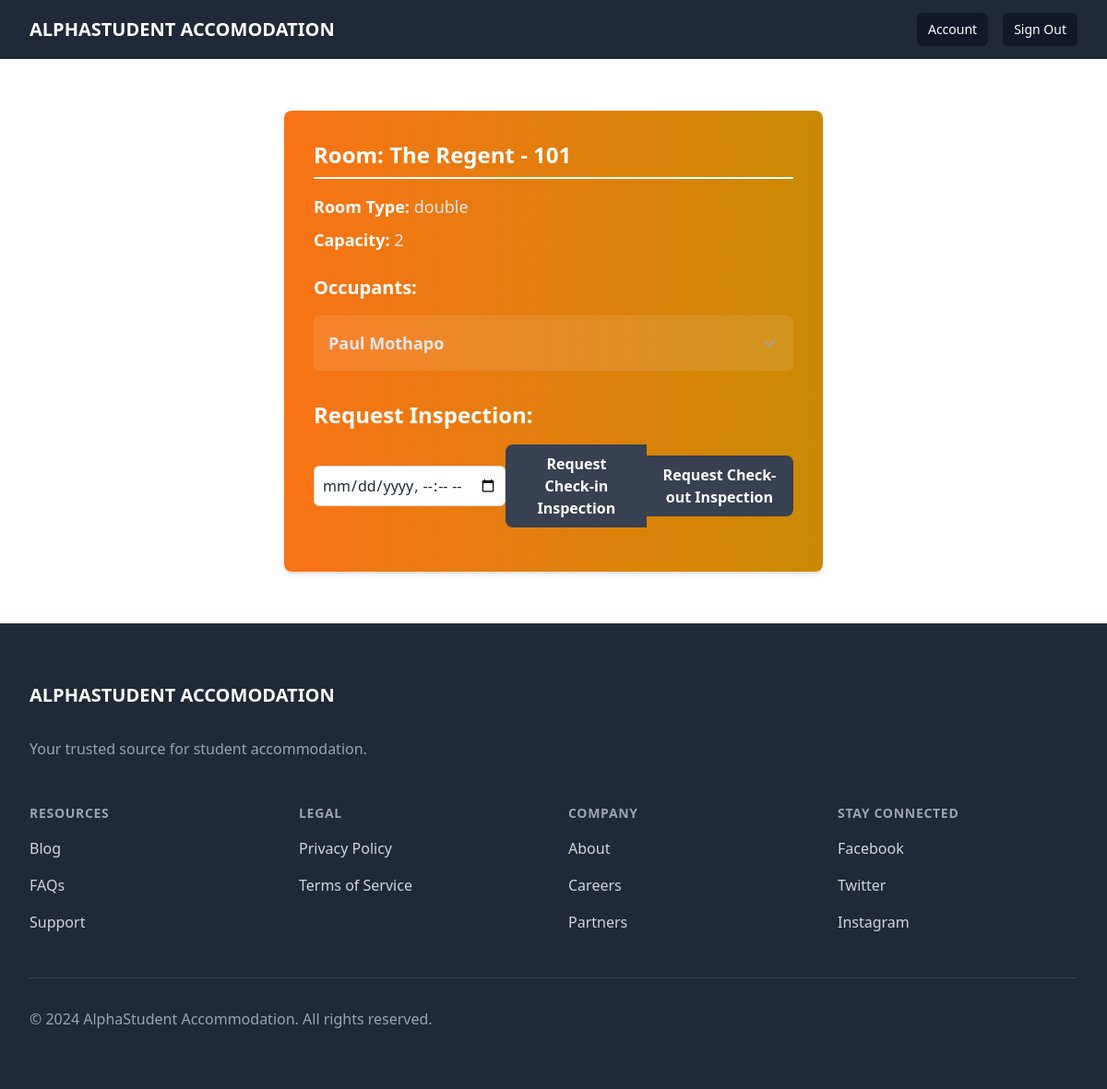
Before: /accommodations/rooms/room/1/ (signed in) with the older database file.
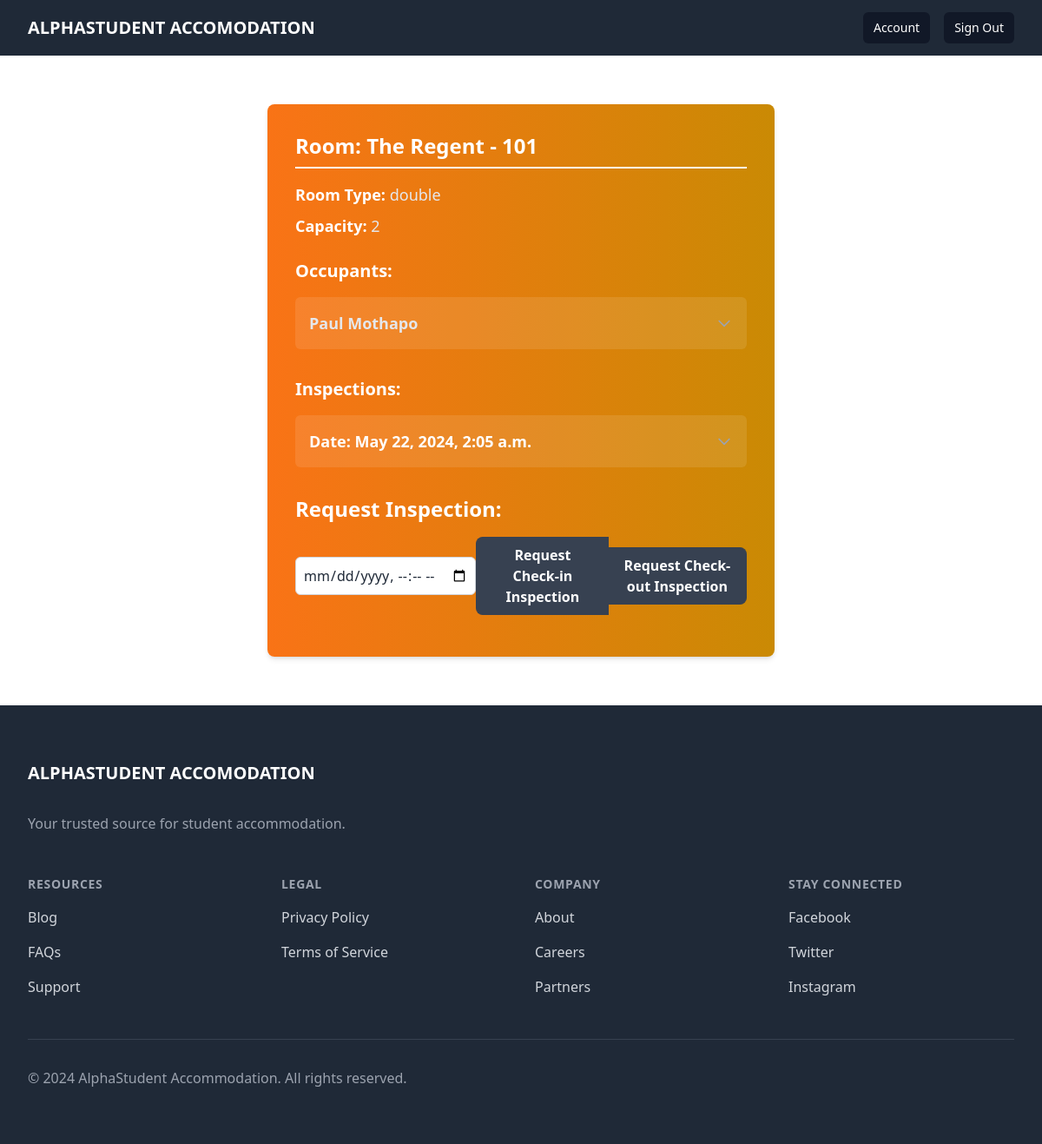
After: the same page with the newer database file.
### accounts/models.py (models this page shows, shortened)
class CustomUser(AbstractUser):
    username = None
    is_accepted = models.BooleanField(default=False)
    email = models.EmailField(unique=True, verbose_name='Email Address')
    user_type = models.CharField(max_length=20, choices=(
        ('student', 'Student'),
        ('student_leader', 'Student Leader'),
        ('admin', 'Admin'),
    ), default='student')
    identification = models.CharField(max_length=20, blank=True, null=True)
    gender = models.CharField(max_length=10, choices=(
        ('male', 'Male'),
        ('female', 'Female'),
    ), blank=True, null=True)
    student_number = models.CharField(max_length=20, blank=True, null=True)
    date_of_birth = models.DateField(blank=True, null=True)
    course = models.CharField(max_length=100, blank=True, null=True)
    next_of_kin_full_name = models.CharField(max_length=100, blank=True, null=True)
    next_of_kin_address = models.CharField(max_length=200, blank=True, null=True)
    next_of_kin_contact = models.CharField(max_length=20, blank=True, null=True)
    next_of_kin_identification = models.CharField(max_length=20, blank=True, null=True)
    USERNAME_FIELD = 'email'
    REQUIRED_FIELDS = []
    objects = CustomUserManager()

### accommodations/models.py (models this page shows, shortened)
class RoomInspectionRequest(models.Model):
    room = models.ForeignKey(Room, on_delete=models.CASCADE, related_name='inspection_requests')
    requested_by = models.ForeignKey(CustomUser, on_delete=models.CASCADE)
    requested_at = models.DateTimeField(auto_now_add=True)
    inspection_date = models.DateTimeField(null=True, blank=True)
    status = models.CharField(max_length=20, default='Pending')
    completed = models.BooleanField(default=False)
    type = models.CharField(max_length=20, choices=(
            ('check_in', 'Check-in'),
            ('check_out', 'Check-out'),
        ))

### accommodations/views.py (the view)
# urls.py: path('rooms/room/<int:room_id>/', views.room_detail, name='room_detail'),
@login_required
def room_detail(request, room_id):
    user = request.user
    room = get_object_or_404(Room, pk=room_id)
    inspections_object = room.inspection_requests.all()
    rooms_object = user.rooms.all()
    rooms_with_occupants = {}
    room_occupants = []
    inspections = []
    for inspection in inspections_object:
        inspections.append(inspection)
    for room in rooms_object:
        occupants = room.occupants.all()
        rooms_with_occupants[room] = occupants
    for room, occupants in rooms_with_occupants.items():
        if occupants.exists():
            for occupant in occupants:
                room_occupants.append(occupant)
    return render(request, 'accommodations/room_detail.html', {'room': room, 'inspections': inspections, 'room_occupants': room_occupants})

### accommodations/templates/accommodations/room_detail.html (shortened to what this page needs)
{% extends 'base.html' %}
{% block content %}
<div class="flex justify-center px-4 py-8">
    <div class="w-full md:w-2/3 lg:w-1/2">
        <div class="bg-gradient-to-r from-orange-500 to-yellow-600 rounded-lg shadow-md p-8">
            <h1 class="text-2xl font-bold text-white mb-4 border-b-2 border-white pb-2">Room: {{ room.building.name }} - {{ room.room_number }}</h1>
            <div class="mb-6">
                <p class="text-lg text-gray-200 mb-2"><span class="font-semibold text-white">Room Type:</span> {{ room.room_type }}</p>
                <p class="text-lg text-gray-200"><span class="font-semibold text-white">Capacity:</span> {{ room.capacity }}</p>
            </div>
            <h2 class="text-xl font-bold text-white mb-4">Occupants:</h2>
            <ul class="text-lg text-gray-200 space-y-4">
                {% for occupant in room_occupants %}
                <li class="bg-white bg-opacity-10 rounded-md p-4 cursor-pointer" onclick="toggleOccupantDetails(this)">
                    <div class="flex items-center justify-between">
                        <span class="font-semibold">{{ occupant.first_name }} {{ occupant.last_name }}</span>
                        <svg class="h-5 w-5 text-gray-400 transition-transform duration-200" xmlns="http://www.w3.org/2000/svg" fill="none" viewBox="0 0 24 24" stroke="currentColor">
                            <path stroke-linecap="round" stroke-linejoin="round" stroke-width="2" d="M19 9l-7 7-7-7" />
                        </svg>
                    </div>
                </li>
                {% empty %}
                <li class="text-gray-400">No occupants</li>
                {% endfor %}
            </ul>
            {% if inspections %}
            <h2 class="text-xl font-bold text-white mt-8 mb-4">Inspections:</h2>
            <ul class="text-lg text-gray-200 space-y-4">
                {% for inspection in inspections %}
                <li class="bg-white bg-opacity-10 rounded-md p-4 cursor-pointer" onclick="toggleInspectionDetails(this)">
                    <div class="flex items-center justify-between">
                        <span class="font-semibold text-white">Date: {{ inspection.requested_at }}</span>
                        <svg class="h-5 w-5 text-gray-400 transition-transform duration-200" xmlns="http://www.w3.org/2000/svg" fill="none" viewBox="0 0 24 24" stroke="currentColor">
                            <path stroke-linecap="round" stroke-linejoin="round" stroke-width="2" d="M19 9l-7 7-7-7" />
                        </svg>
                    </div>
                </li>
                {% empty %}
                <li class="text-gray-400">No inspections</li>
                {% endfor %}
            </ul>
            {% endif %}
            <h2 class="text-2xl font-bold text-white mt-8 mb-4">Request Inspection:</h2>
            <form id="inspectionForm" action="{% url 'accommodations:request_inspection' room.id %}" method="POST" class="flex items-center justify-center mb-4">
                <input type="datetime-local" name="inspection_date" class="rounded-md p-2 border border-gray-300 text-gray-800 bg-white focus:outline-none focus:border-blue-500" style="width: 40%;" required>
                <button type="submit" name="inspection_type" value="check_in" class="px-4 rounded-l-lg bg-gray-700 text-white font-semibold p-2 border border-gray-700 border-r-0 cursor-pointer">Request Check-in Inspection</button>
                <button type="submit" name="inspection_type" value="check_out" class="px-4 rounded-r-lg bg-gray-700 text-white font-semibold p-2 border border-gray-700 border-l-0 cursor-pointer">Request Check-out Inspection</button>
            </form>
        </div>
    </div>
</div>
{% endblock %}

Changed rows visible on the page:
added RoomInspectionRequest: requested_at "May 22, 2024, 2:05 a.m."
Other visible differences:
text now shown: "Inspections:"
